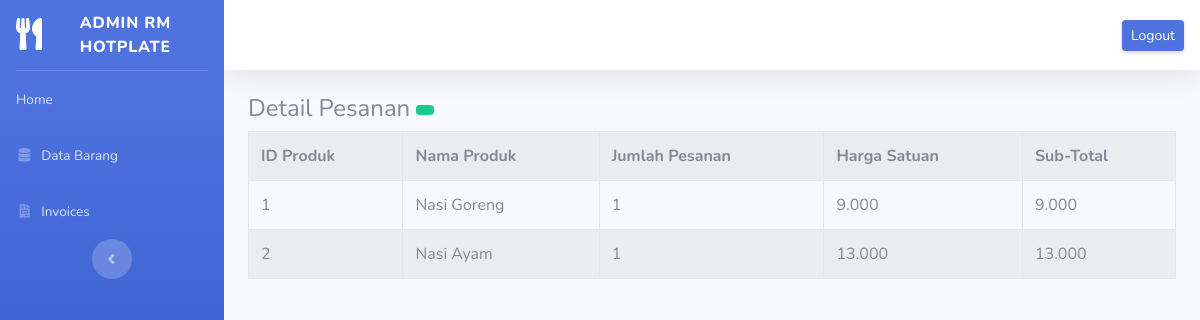
/admin/invoice/detail/4, run on the app's committed database.
### tables this page shows
CREATE TABLE `tbl_pesanan` (
  `id` int(11) NOT NULL,
  `id_invoice` int(11) NOT NULL,
  `idProduk` int(11) NOT NULL,
  `namaProduk` varchar(225) NOT NULL,
  `jumlah` int(3) NOT NULL,
  `hargaProduk` int(10) NOT NULL,
  `pilihan` text NOT NULL
);

### application/controllers/admin/invoice.php (called while the page is built, shortened)
<?php
class Invoice extends CI_Controller
{
    public function detail($id_invoice)
    {
        $data['invoice'] = $this->m_invoice->ambil_id_invoice($id_invoice);
        $data['pesanan'] = $this->m_invoice->ambil_id_pesanan($id_invoice);
        $data['invoice'] = $this->m_invoice->tampil_data();
        $this->load->view('templates_admin/header');
        $this->load->view('templates_admin/side_bar');
        $this->load->view('templates_admin/top_bar');
        $this->load->view('admin/detail_invoice', $data);
        $this->load->view('templates_admin/footer');
    }
}

### index.php (called while the page is built, shortened)
<?php
require_once BASEPATH.'core/CodeIgniter.php';

### application/models/m_invoice.php (called while the page is built, shortened)
<?php
class M_invoice extends CI_Model
{
    public function ambil_id_pesanan($id_invoice)
    {
        $result = $this->db->where('id_invoice', $id_invoice)->get('tbl_pesanan');
        if ($result->num_rows() > 0) {
            return $result->result();
        } else {
            return false;
        }
    }
}

### application/views/admin/detail_invoice.php (the view, shortened to what this page needs)
<div class="container-fluid">
    <h4>Detail Pesanan <div class="btn btn-sm btn-success"></div>
    </h4>
    <table class="table table-bordered table-hover table-striped">
        <tr>
            <th>ID Produk</th>
            <th>Nama Produk</th>
            <th>Jumlah Pesanan</th>
            <th>Harga Satuan</th>
            <th>Sub-Total</th>
        </tr>
        <?php
        foreach ($pesanan as $psn) :
            $subtotal = $psn->jumlah * $psn->hargaProduk;
        ?>
            <tr>
                <td><?php echo $psn->idProduk ?></td>
                <td><?php echo $psn->namaProduk ?></td>
                <td><?php echo $psn->jumlah ?></td>
                <td><?php echo number_format($psn->hargaProduk, 0, ',', '.')  ?></td>
                <td><?php echo number_format($subtotal, 0, ',', '.')  ?></td>
            </tr>
        <?php endforeach; ?>
    </table>
</div>

### data on the page
tbl_pesanan: idProduk "1", namaProduk "Nasi Goreng", jumlah "1", hargaProduk "9.000", subtotal "9.000"
tbl_pesanan: idProduk "2", namaProduk "Nasi Ayam", jumlah "1", hargaProduk "13.000", subtotal "13.000"
